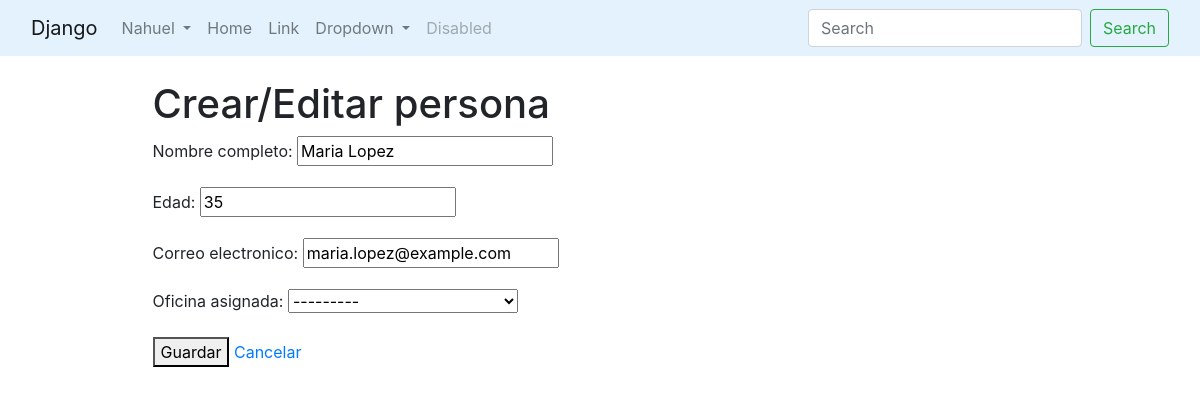
The app's page /persona/editar/5/ (signed in) with its own data.
### persona/models.py (models this page shows, shortened)
class Persona(models.Model):
    nombre = models.CharField(verbose_name="Nombre completo", max_length=50)
    edad = models.IntegerField(verbose_name="Edad")
    email = models.EmailField(verbose_name="Correo electronico", max_length=254)
    oficina = models.ForeignKey(
        Oficina,
        verbose_name="Oficina asignada",
        on_delete=models.PROTECT,
        related_name="personas",
        null=True,
        blank=True
    )
    class Meta:
        verbose_name =  'Persona'
        verbose_name_plural =  'Personas'

### oficina/models.py (models this page shows)
class Oficina(models.Model):
    nombre = models.CharField(verbose_name="Nombre de la oficina", max_length=50, unique=True)
    nombre_corto = models.SlugField(verbose_name="Id Corto", max_length=10, unique=True, help_text="Identificador corto y unico para la oficina")
    validators = [validate_nombre_corto]
    class Meta:
        verbose_name = 'Oficina'
        verbose_name_plural = 'Oficinas'
    def __str__(self):
        return f"{self.nombre} ({self.nombre_corto})"

### persona/views.py (the view)
class PersonaUpdateView(LoginRequiredMixin, UpdateView):
    model = Persona
    template_name = "persona/crear.html"
    fields = ['nombre', 'edad', 'email', 'oficina']
    success_url = reverse_lazy('persona:lista')

### templates/persona/crear.html (shortened to what this page needs)
{% extends 'base.html' %}
{% block content %}
    <h1>Crear/Editar persona</h1>
    <form method="post">
        {{ form.as_p }}
        <button type="submit">Guardar</button>
        <a href="{% url 'persona:lista' %}">Cancelar</a>
{% endblock content %}

### templates/navbar.html (shortened to what this page needs)
<nav class="navbar navbar-expand-lg navbar-light" style="background-color: #e3f2fd;" >
  <div class="container-fluid">
    <a class="navbar-brand" href="#">Django</a>
    <div class="collapse navbar-collapse" id="navbarSupportedContent">
      <ul class="navbar-nav mr-auto mb-2 mb-lg-0">
        {% if user.is_authenticated %}
          <li class="nav-item dropdown">
            <a class="nav-link dropdown-toggle" href="#" id="userMenu" role="button" data-toggle="dropdown" aria-haspopup="true" aria-expanded="false">
              {{ user.username }}
            </a>
          </li>
        {% else %}
          <li class="nav-item">
            <a class="nav-link" href="{% url 'account_login' %}">Ingresar</a>
          </li>
        {% endif %}
        <li class="nav-item">
          <a class="nav-link" aria-current="page" href="{% url 'persona:index' %}">Home</a>
        </li>
        <li class="nav-item">
          <a class="nav-link" href="#">Link</a>
        </li>
        <li class="nav-item dropdown">
          <a class="nav-link dropdown-toggle" href="#" id="dropdown01" role="button" data-bs-toggle="dropdown" aria-haspopup="true" aria-expanded="false">
            Dropdown
          </a>
        </li>
        <li class="nav-item">
          <a class="nav-link disabled" aria-disabled="true">Disabled</a>
        </li>
      </ul>
      <form class="d-flex" role="search" action="{% url 'persona:buscar' %}" method="get">
        <input class="form-control mr-2" type="search" placeholder="Search" aria-label="Search" name="q"/>
        <button class="btn btn-outline-success" type="submit">Search</button>
      </form>
    </div>
  </div>
</nav>

### records on screen
Persona: nombre "Maria Lopez", edad "35", email "maria.lopez@example.com", oficina "---------"

### other values on screen
{{ user.username }} "Nahuel"
